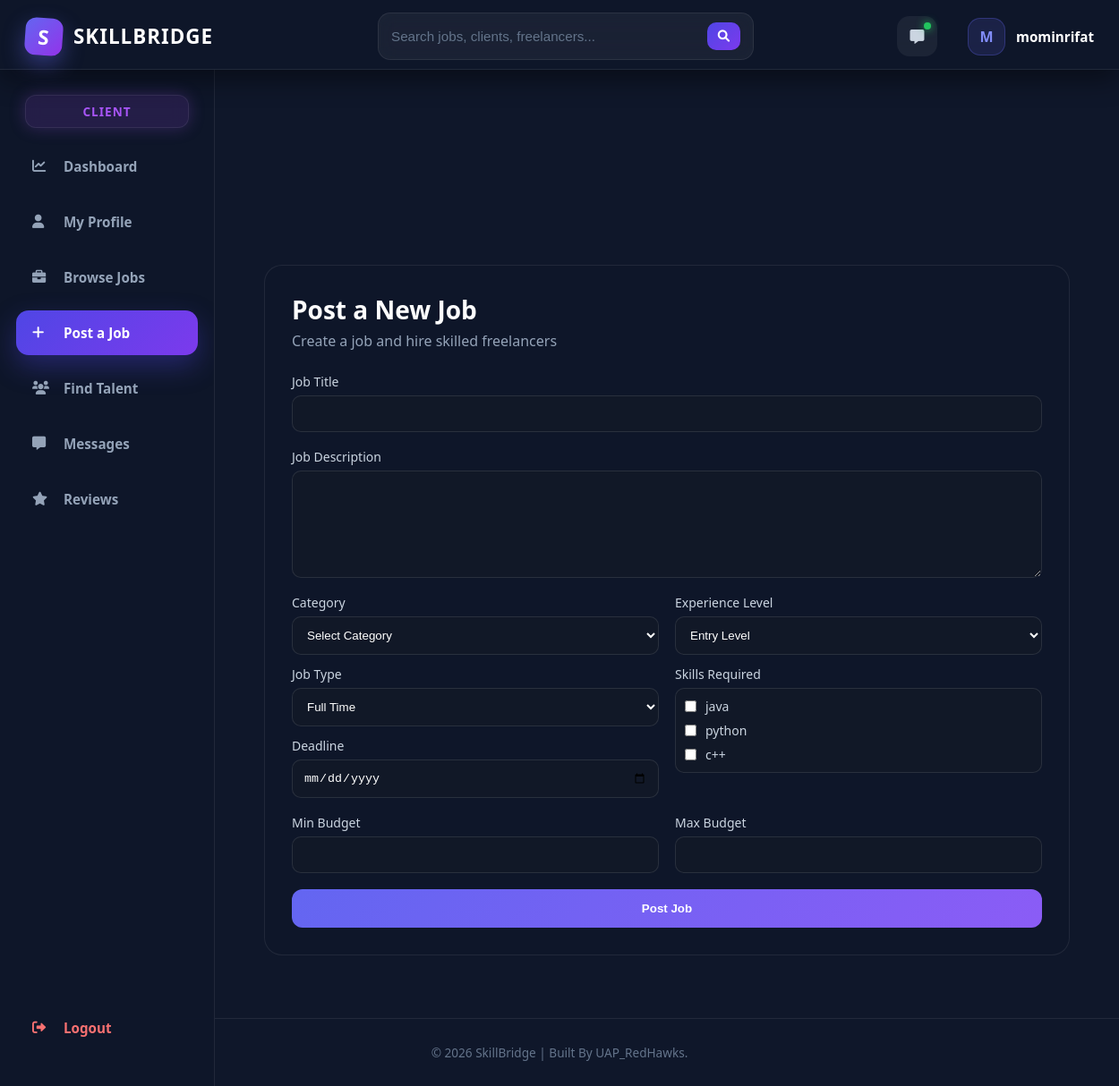
The app's page /jobs/post-job/ (signed in), older data.
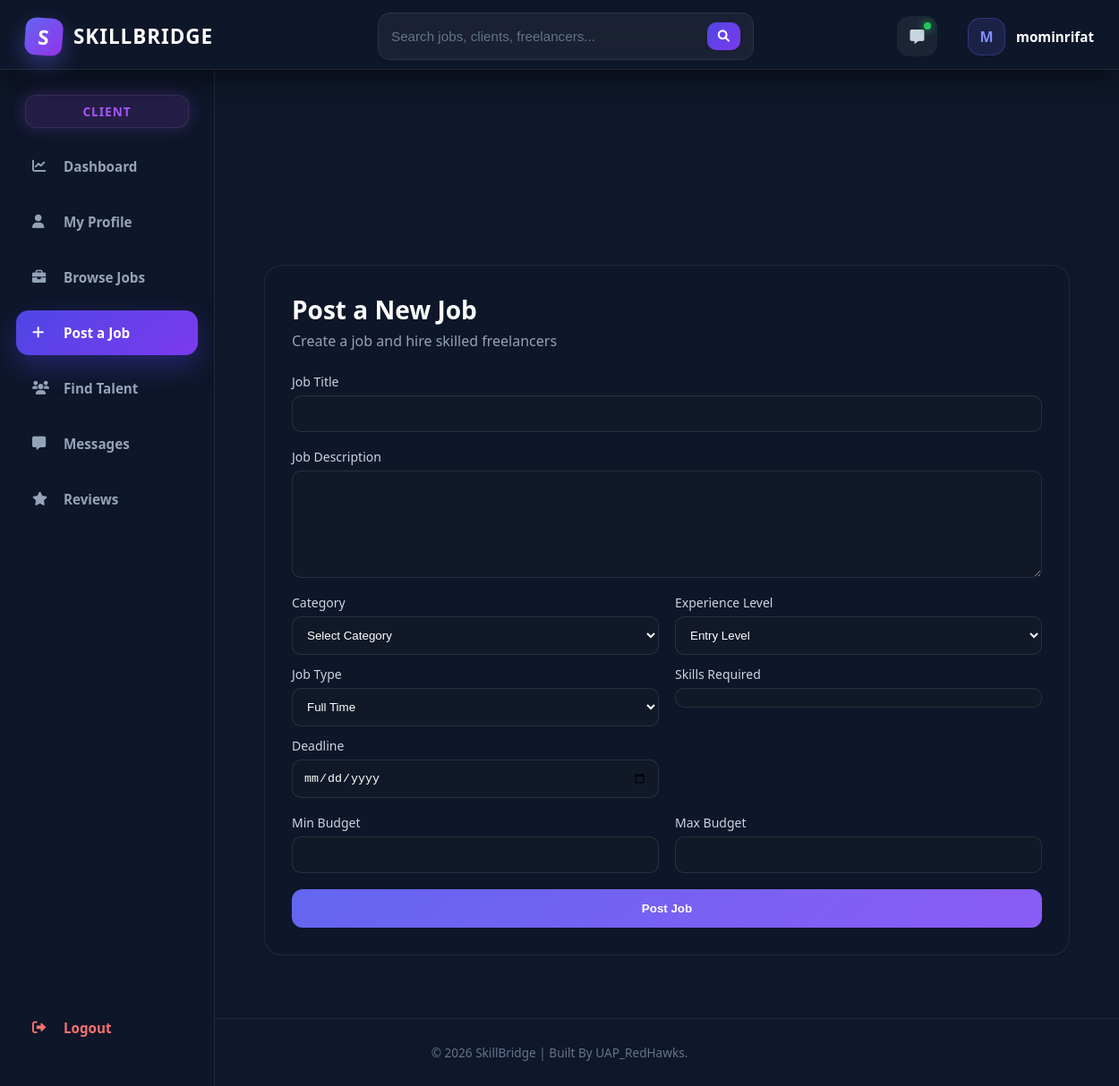
The same page, newer data.
### jobs/models.py (models this page shows, shortened)
class Skill(models.Model):
    name = models.CharField(max_length=100)

### jobs/views.py (the view, shortened to what this page needs)
# urls.py: path('post-job/', views.post_job, name='post_job'),
@login_required
def post_job(request):
    categories = JobCategory.objects.all()
    skills = Skill.objects.all()
    context = {
        'categories': categories,
        'skills': skills,
    }
    return render(request, 'jobs/post_job.html', context)

### templates/jobs/post_job.html (shortened to what this page needs)
{% extends 'core/base.html' %}
{% load static %}
{% block extra_css %}
<link rel="stylesheet" href="{% static 'css/jobs/post_job.css' %}">
{% endblock %}
{% block content %}
<div class="post-job-wrapper">
    <div class="post-job-card">
        <div class="header">
            <h2>Post a New Job</h2>
            <p>Create a job and hire skilled freelancers</p>
        </div>
        <form method="POST" class="job-form">
            <div class="box">
                <label>Job Title</label>
                <input type="text" name="title" required>
            </div>
            <div class="box">
                <label>Job Description</label>
                <textarea name="description" required></textarea>
            </div>
            <div class="grid">
                <div class="left">
                    <div class="box">
                        <label>Category</label>
                        <select name="category" required>
                            <option value="">Select Category</option>
                        </select>
                    </div>
                    <div class="box">
                        <label>Job Type</label>
                        <select name="job_type" required>
                            <option value="full_time">Full Time</option>
                        </select>
                    </div>
                    <div class="box">
                        <label>Deadline</label>
                        <input type="date" name="deadline">
                    </div>
                </div>
                <div class="right">
                    <div class="box">
                        <label>Experience Level</label>
                        <select name="experience_level" required>
                            <option value="entry">Entry Level</option>
                        </select>
                    </div>
                    <div class="box skills">
                        <label>Skills Required</label>
                        <div class="skill-list">
                            {% for skill in skills %}
                            <label class="skill-item">
                                <input type="checkbox" name="skills" value="{{ skill.id }}">
                                <span>{{ skill.name }}</span>
                            </label>
                            {% endfor %}
                        </div>
                    </div>
                </div>
            </div>
            <div class="budget">
                <div class="box">
                    <label>Min Budget</label>
                    <input type="number" name="budget_min">
                </div>
                <div class="box">
                    <label>Max Budget</label>
                    <input type="number" name="budget_max">
                </div>
            </div>
            <button type="submit" class="btn">Post Job</button>
        </form>
    </div>
</div>
{% endblock %}

Row changes from the older to the newer data that the page shows:
removed Skill: name "java"
removed Skill: name "python"
removed Skill: name "c++"
